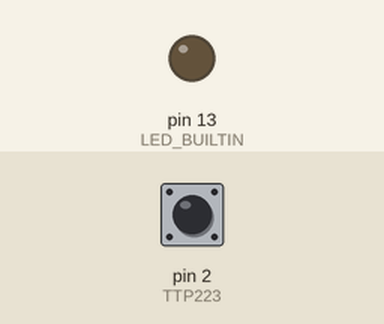
The sketch below on a simulated Arduino Uno, built with avr-gcc and run on an emulated ATmega328P. Shown: output pins drawn as LEDs (lit = HIGH). Inputs (shaded band) come from the test bench; at power-on: pin 2 (TTP223) HIGH.

Above: at 4.3 s.
4.4 s: pin 2 (TTP223) pulled LOW for 1 s
8.4 s: pin 2 (TTP223) pulled LOW for 3.2 s
At 8.4 s:
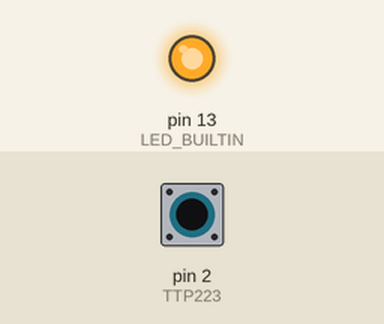
At 15.4 s:
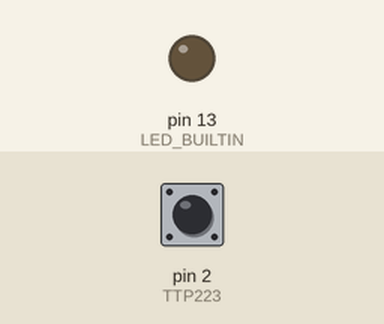
Timing chart, 0 to 16.9 s (numbered marks = the images above; inputs shaded):
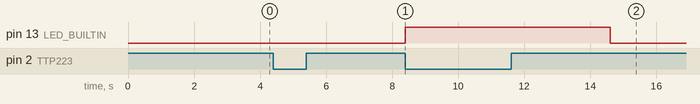

Measured:
- after the input at 4.4 s, pin 13 (LED_BUILTIN): LOW → HIGH after 4.0 s
- after the input at 8.4 s, pin 13 (LED_BUILTIN): HIGH → LOW after 6.2 s

The sketch:

pulsador_ttp2233_timmer_funcion.ino
```cpp
//definicionesPulsador
#define TTP223 2
int value;

//pulsadorFuncionTimmer
bool estadoAnterior = HIGH; // Estado anterior del pulsador
unsigned long tiempoInicio = 0; // Tiempo en que se inició la pulsación
void temporizadorPulsador()
{
bool estadoActual = digitalRead(TTP223);

  // Verifica si el pulsador ha sido presionado
  if (estadoActual == HIGH && estadoAnterior == LOW)
  {
  tiempoInicio = millis(); // Inicia el temporizador al presionar el pulsador
  }

  // Verifica si el pulsador ha sido liberado
  if (estadoActual == LOW && estadoAnterior == HIGH)
  {
  tiempoInicio = 0; // Reinicia el temporizador al liberar el pulsador
  }

  // Verifica si el temporizador ha alcanzado los 3 segundos
  if (tiempoInicio > 0 && millis() - tiempoInicio >= 3000)
  {
  // Cambia el estado del LED
  digitalWrite(LED_BUILTIN, !digitalRead(LED_BUILTIN));

  tiempoInicio = 0; // Reinicia el temporizador después de cambiar el estado del LED
  }

// Almacena el estado actual para la siguiente iteración
estadoAnterior = estadoActual;
}


void setup ()
{
 //setupPulsadorTimmer
  pinMode(TTP223 , INPUT_PULLUP);
  pinMode(LED_BUILTIN, OUTPUT);
}

void loop()
{

temporizadorPulsador();

}
```
